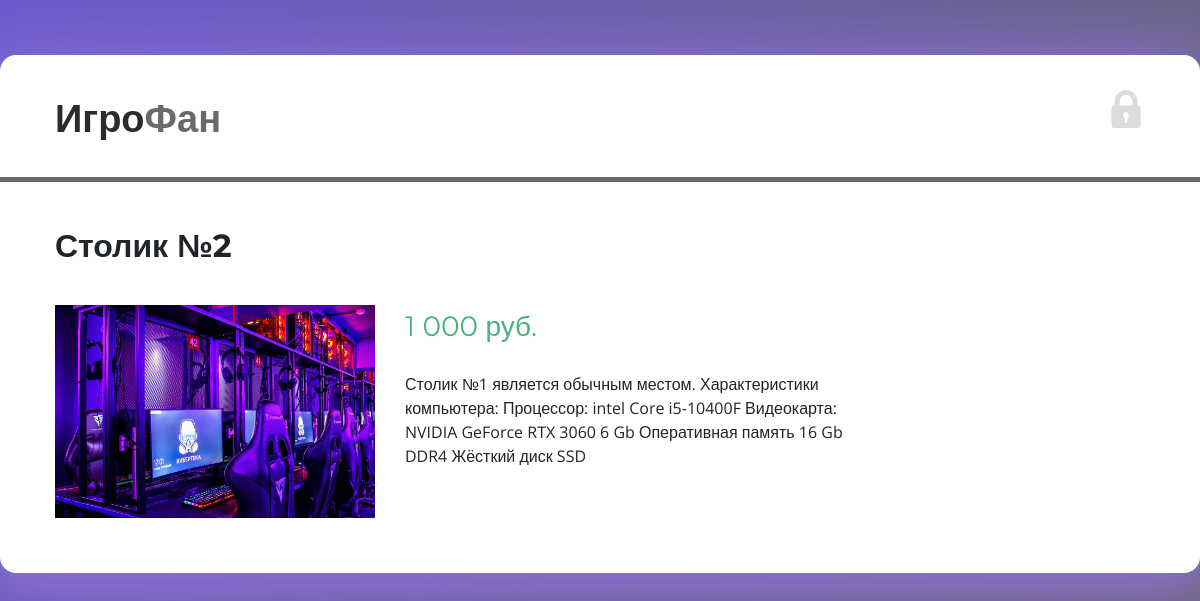
Screenshot of /product-page.php?productId=16 with the database file from the repository.
### tables this page shows
CREATE TABLE `products` (
  `id_product` int NOT NULL,
  `title` varchar(1024) NOT NULL,
  `price` int NOT NULL,
  `description` varchar(1024) NOT NULL,
  `img` varchar(1024) NOT NULL,
  `category_id` int NOT NULL,
  `sale` tinyint(1) DEFAULT NULL,
  `new` tinyint(1) DEFAULT NULL
);

### product-page.php (the view, shortened to what this page needs)
<?php require_once('./config.php'); ?>
<?php include('./templates/_head.php'); ?>
<body>
	<div class="white-plate">
		<div class="container-fluid">
			<?php include('./templates/_header.php'); ?>
			<div class="line-between"></div>
			<?php $products = $pdo -> query("SELECT * FROM `products` INNER JOIN `category` ON `products`.`category_id` = `category`.`id_category` WHERE id_product = ".$_GET['productId']) -> fetchAll(); ?>
			<div class="row">
				<? foreach ($products as $product) { ?>
					<div class="col-md-9">
						<div class="product-title"><? echo $product['title']; ?></div>
						<div class="row">
							<div class="col-5">
								<img class="image" src="img/products/<?php echo $product['img']; ?>" alt="">
							</div>
							<div class="col-7">
								<div class="product-price"><?php echo number_format($product['price'], 0, '', ' '); ?> руб.</div>
								<div class="product-desc">
									<?php echo $product['description']; ?>
								</div>
							</div>
						</div>
					</div>
				<? } ?>
			</div>
		</div>
	</div>
</body>
</html>

### css/main.css (style rules this page uses)
* { margin: 0; padding: 0; }
body, html { background-color: #696969; height: 100%; font-family: 'Open Sans', sans-serif; }
body { height: auto; min-height: 100%; background: #306BF2; background: -webkit-linear-gradient(top left, #6A5ACD, #696969); background: -moz-linear-gradient(top left, #6A5ACD, #696969); background: linear-gradient(top left, #6A5ACD, #696969); padding-bottom: 50px; }
img { max-width: 100%; height: auto; }
.white-plate { margin-top: 55px; background-color: #FFF; border-radius: 16px; max-width: 1200px; margin-left: auto; margin-right: auto; padding-left: 40px; padding-right: 40px; padding-bottom: 55px; box-shadow: 0px 10px 62px 10px rgba(147, 112, 219); }
body:before { content: ""; display: table; }
.line-between { background-color: var(--blue); height: 5px; margin-left: -55px; margin-right: -55px; margin-bottom: 40px; }
.title-1, .product-title { font-family: 'Montserrat', sans-serif; font-weight: 700; font-size: 32px; margin-bottom: 35px; }
.image { position: sticky; top: 20px; bottom: 20px; }
.product-price { color: #4ab081; font-family: 'Montserrat', sans-serif; font-weight: 400; font-size: 28px; margin-bottom: 25px; }
.product-desc { margin-bottom: 50px; }

### rows the page displays
products: title "Столик №2", img (picture), price "1 000", description "Столик №1 является обычным местом. Характеристики компьютера: Процессор: intel Core i5-10400F Видеокарта: NVIDIA GeForce RTX 3060 6 Gb Оперативная память 16 Gb DDR4 Жёсткий диск SSD"
